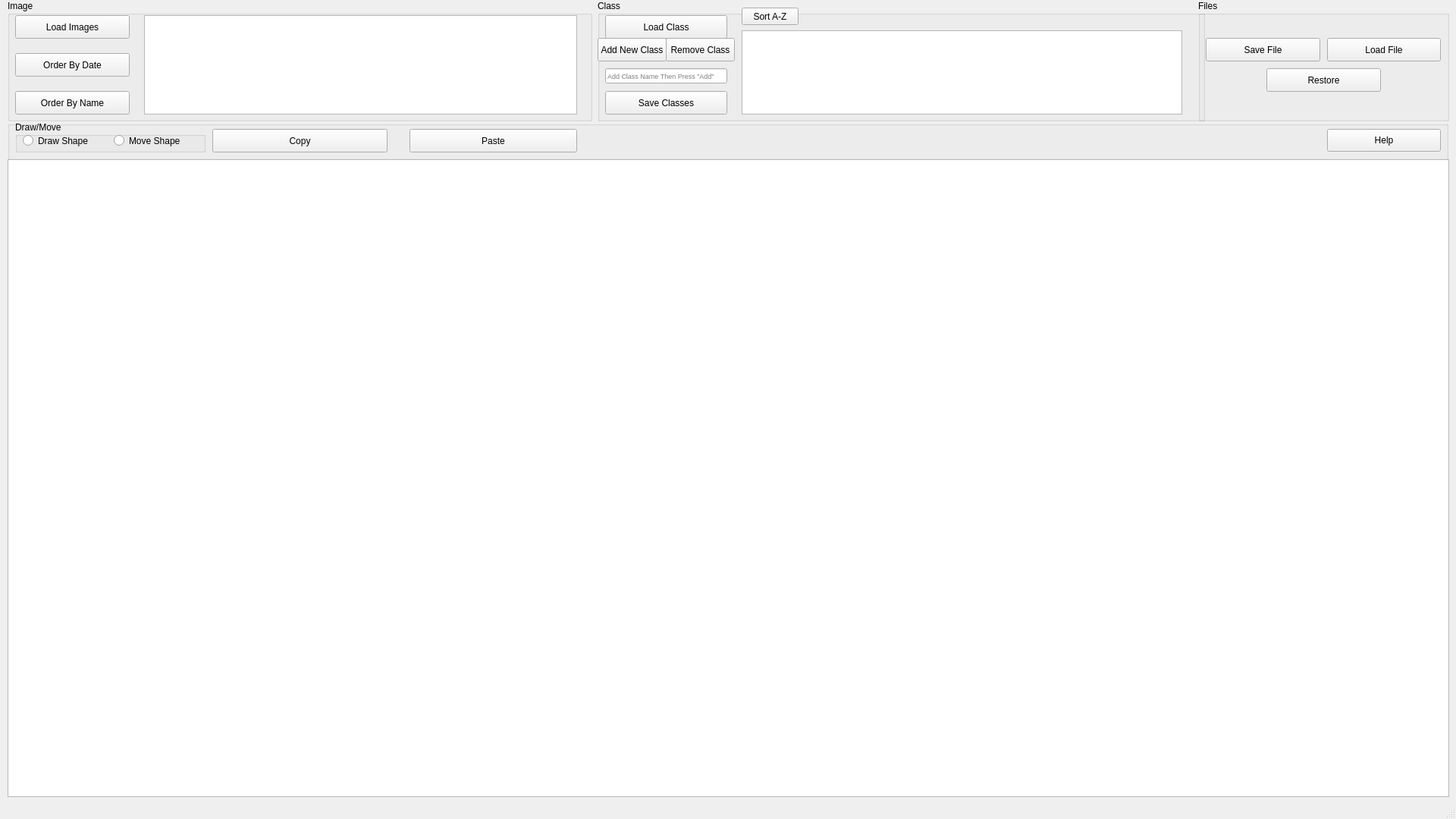
<?xml version="1.0" encoding="UTF-8"?>
<ui version="4.0">
 <class>MainWindow</class>
 <widget class="QMainWindow" name="MainWindow">
  <property name="geometry">
   <rect>
    <x>0</x>
    <y>0</y>
    <width>1920</width>
    <height>1080</height>
   </rect>
  </property>
  <property name="windowTitle">
   <string>MainWindow</string>
  </property>
  <widget class="QWidget" name="centralwidget">
   <widget class="QGroupBox" name="groupBox">
    <property name="geometry">
     <rect>
      <x>10</x>
      <y>0</y>
      <width>771</width>
      <height>160</height>
     </rect>
    </property>
    <property name="title">
     <string>Image</string>
    </property>
    <widget class="QListWidget" name="imageList">
     <property name="geometry">
      <rect>
       <x>180</x>
       <y>20</y>
       <width>571</width>
       <height>131</height>
      </rect>
     </property>
    </widget>
    <widget class="QPushButton" name="loadImagesButton">
     <property name="geometry">
      <rect>
       <x>10</x>
       <y>20</y>
       <width>151</width>
       <height>31</height>
      </rect>
     </property>
     <property name="text">
      <string>Load Images</string>
     </property>
    </widget>
    <widget class="QPushButton" name="dateSortButton">
     <property name="geometry">
      <rect>
       <x>10</x>
       <y>70</y>
       <width>151</width>
       <height>31</height>
      </rect>
     </property>
     <property name="text">
      <string>Order By Date</string>
     </property>
    </widget>
    <widget class="QPushButton" name="nameSortButton">
     <property name="geometry">
      <rect>
       <x>10</x>
       <y>120</y>
       <width>151</width>
       <height>31</height>
      </rect>
     </property>
     <property name="text">
      <string>Order By Name</string>
     </property>
    </widget>
   </widget>
   <widget class="QGroupBox" name="groupBox_2">
    <property name="geometry">
     <rect>
      <x>788</x>
      <y>0</y>
      <width>801</width>
      <height>160</height>
     </rect>
    </property>
    <property name="title">
     <string>Class</string>
    </property>
    <widget class="QPushButton" name="classLoad">
     <property name="geometry">
      <rect>
       <x>10</x>
       <y>20</y>
       <width>161</width>
       <height>31</height>
      </rect>
     </property>
     <property name="text">
      <string>Load Class</string>
     </property>
    </widget>
    <widget class="QListWidget" name="classList">
     <property name="geometry">
      <rect>
       <x>190</x>
       <y>40</y>
       <width>581</width>
       <height>111</height>
      </rect>
     </property>
    </widget>
    <widget class="QLineEdit" name="classEnter">
     <property name="geometry">
      <rect>
       <x>10</x>
       <y>90</y>
       <width>161</width>
       <height>20</height>
      </rect>
     </property>
     <property name="font">
      <font>
       <pointsize>7</pointsize>
      </font>
     </property>
     <property name="placeholderText">
      <string>Add Class Name Then Press &quot;Add&quot;</string>
     </property>
    </widget>
    <widget class="QPushButton" name="classRemove">
     <property name="geometry">
      <rect>
       <x>90</x>
       <y>50</y>
       <width>91</width>
       <height>31</height>
      </rect>
     </property>
     <property name="text">
      <string>Remove Class</string>
     </property>
    </widget>
    <widget class="QPushButton" name="classAdd">
     <property name="geometry">
      <rect>
       <x>0</x>
       <y>50</y>
       <width>91</width>
       <height>31</height>
      </rect>
     </property>
     <property name="text">
      <string>Add New Class</string>
     </property>
    </widget>
    <widget class="QPushButton" name="classSave">
     <property name="geometry">
      <rect>
       <x>10</x>
       <y>120</y>
       <width>161</width>
       <height>31</height>
      </rect>
     </property>
     <property name="text">
      <string>Save Classes</string>
     </property>
    </widget>
    <widget class="QPushButton" name="classAsc">
     <property name="geometry">
      <rect>
       <x>190</x>
       <y>10</y>
       <width>75</width>
       <height>23</height>
      </rect>
     </property>
     <property name="text">
      <string>Sort A-Z</string>
     </property>
    </widget>
   </widget>
   <widget class="QGroupBox" name="groupBox_3">
    <property name="geometry">
     <rect>
      <x>1580</x>
      <y>0</y>
      <width>331</width>
      <height>160</height>
     </rect>
    </property>
    <property name="title">
     <string>Files</string>
    </property>
    <widget class="QPushButton" name="saveButton">
     <property name="geometry">
      <rect>
       <x>10</x>
       <y>50</y>
       <width>151</width>
       <height>31</height>
      </rect>
     </property>
     <property name="text">
      <string>Save File</string>
     </property>
    </widget>
    <widget class="QPushButton" name="restoreButton">
     <property name="geometry">
      <rect>
       <x>90</x>
       <y>90</y>
       <width>151</width>
       <height>31</height>
      </rect>
     </property>
     <property name="text">
      <string>Restore</string>
     </property>
    </widget>
    <widget class="QPushButton" name="loadButton">
     <property name="geometry">
      <rect>
       <x>170</x>
       <y>50</y>
       <width>150</width>
       <height>31</height>
      </rect>
     </property>
     <property name="text">
      <string>Load File</string>
     </property>
    </widget>
   </widget>
   <widget class="QGroupBox" name="groupBox_4">
    <property name="geometry">
     <rect>
      <x>10</x>
      <y>160</y>
      <width>1900</width>
      <height>51</height>
     </rect>
    </property>
    <property name="title">
     <string/>
    </property>
    <widget class="QPushButton" name="helpButton">
     <property name="geometry">
      <rect>
       <x>1740</x>
       <y>10</y>
       <width>150</width>
       <height>30</height>
      </rect>
     </property>
     <property name="text">
      <string>Help</string>
     </property>
    </widget>
    <widget class="QPushButton" name="copyButton">
     <property name="geometry">
      <rect>
       <x>270</x>
       <y>10</y>
       <width>231</width>
       <height>31</height>
      </rect>
     </property>
     <property name="text">
      <string>Copy</string>
     </property>
    </widget>
    <widget class="QPushButton" name="pasteButton">
     <property name="geometry">
      <rect>
       <x>530</x>
       <y>10</y>
       <width>221</width>
       <height>31</height>
      </rect>
     </property>
     <property name="text">
      <string>Paste</string>
     </property>
    </widget>
    <widget class="QGroupBox" name="groupBox_5">
     <property name="geometry">
      <rect>
       <x>10</x>
       <y>0</y>
       <width>251</width>
       <height>41</height>
      </rect>
     </property>
     <property name="title">
      <string>Draw/Move</string>
     </property>
     <widget class="QRadioButton" name="drawShape">
      <property name="geometry">
       <rect>
        <x>10</x>
        <y>10</y>
        <width>121</width>
        <height>31</height>
       </rect>
      </property>
      <property name="text">
       <string>Draw Shape</string>
      </property>
     </widget>
     <widget class="QRadioButton" name="moveShape">
      <property name="geometry">
       <rect>
        <x>130</x>
        <y>10</y>
        <width>121</width>
        <height>31</height>
       </rect>
      </property>
      <property name="text">
       <string>Move Shape</string>
      </property>
     </widget>
    </widget>
    <zorder>groupBox_5</zorder>
    <zorder>helpButton</zorder>
    <zorder>copyButton</zorder>
    <zorder>pasteButton</zorder>
   </widget>
   <widget class="QLabel" name="imageDisplay">
    <property name="geometry">
     <rect>
      <x>10</x>
      <y>210</y>
      <width>1900</width>
      <height>840</height>
     </rect>
    </property>
    <property name="text">
     <string/>
    </property>
   </widget>
   <widget class="QGraphicsView" name="graphicsView">
    <property name="geometry">
     <rect>
      <x>10</x>
      <y>210</y>
      <width>1901</width>
      <height>841</height>
     </rect>
    </property>
    <property name="sizePolicy">
     <sizepolicy hsizetype="Fixed" vsizetype="Fixed">
      <horstretch>0</horstretch>
      <verstretch>0</verstretch>
     </sizepolicy>
    </property>
    <property name="minimumSize">
     <size>
      <width>0</width>
      <height>0</height>
     </size>
    </property>
    <property name="maximumSize">
     <size>
      <width>1901</width>
      <height>841</height>
     </size>
    </property>
    <property name="verticalScrollBarPolicy">
     <enum>Qt::ScrollBarAlwaysOff</enum>
    </property>
    <property name="horizontalScrollBarPolicy">
     <enum>Qt::ScrollBarAlwaysOff</enum>
    </property>
    <property name="sceneRect">
     <rectf>
      <x>0.000000000000000</x>
      <y>0.000000000000000</y>
      <width>1901.000000000000000</width>
      <height>841.000000000000000</height>
     </rectf>
    </property>
    <property name="dragMode">
     <enum>QGraphicsView::NoDrag</enum>
    </property>
    <property name="viewportUpdateMode">
     <enum>QGraphicsView::MinimalViewportUpdate</enum>
    </property>
   </widget>
   <zorder>groupBox_2</zorder>
   <zorder>groupBox</zorder>
   <zorder>groupBox_3</zorder>
   <zorder>groupBox_4</zorder>
   <zorder>imageDisplay</zorder>
   <zorder>graphicsView</zorder>
  </widget>
  <widget class="QStatusBar" name="statusbar"/>
 </widget>
 <resources/>
 <connections/>
</ui>
